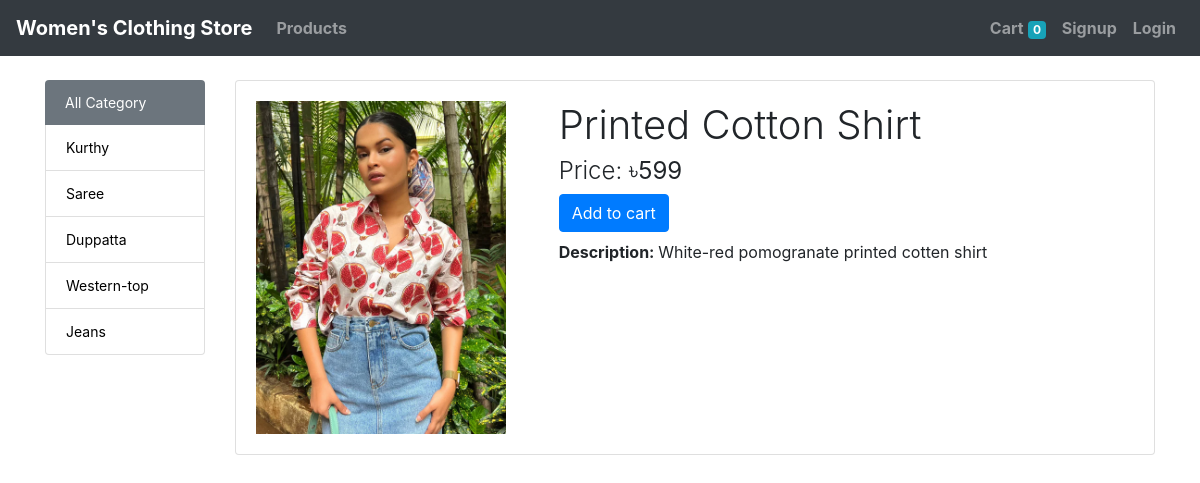
The page /?id=7 on the database its author committed.
### store/models/category.py (models this page shows, shortened)
class Category(models.Model):
	name = models.CharField(max_length=20)
	@staticmethod
	def getAllCategory():
		return Category.objects.all()

### store/models/product.py (models this page shows, shortened)
class Product(models.Model):
	name = models.CharField(max_length=220)
	price = models.IntegerField(default=0)
	category = models.ForeignKey(Category,on_delete=models.CASCADE,default=1)
	description = models.TextField()
	image = models.ImageField(upload_to='upload/products')
	date = models.DateTimeField(auto_now_add=True)
	@staticmethod
	def getAllProduct():
		return Product.objects.all()

### store/views/home.py (the view, shortened to what this page needs)
# urls.py: path('',Home.as_view(), name='home'),
class Home(View):
	def get(self,request):
		cart = request.session.get('cart')
		categories = Category.getAllCategory()
		products = Product.getAllProduct().order_by('-id')
		if request.GET.get('id'):
			filterProductById = Product.objects.get(id=int(request.GET.get('id')))
			return render(request, 'productDetail.html',{"product":filterProductById,"categories":categories})

### store/templatetags/cart.py (called while the page is built)
@register.filter(name="currency")
def currency(number):
	return "৳"+str(number)

### store/templates/productDetail.html (shortened to what this page needs)
{% extends 'base.html' %}
{% load cart %}
{% block content %}
<div class="container">
    <div class="row">
        <div class="col-md-2 mb-3">
            <ul class="list-group">
                <li class="list-group-item active bg-secondary border-0"><a style="text-decoration:none; color:white;" href="/">All Category</a></li>
            	{% for category in categories %}
                <li class="list-group-item"><a style="text-decoration:none; color:black;" href="/?category_id={{ category.id }}">{{ category.name }}</a></li>
				{% endfor %}
            </ul>
        </div>
        <div class="col-md-10">
            	{% if product  %}
                    <div class="card">
                        <div class="card-body">
                            <div class="row">
                                <div class="col-md-4">
                                    <img src="{{ product.image.url }}" height="100%;" width="250px" alt="{{ product.name }}">
                                </div>
                                <div class="col-md-8">
                                    <div>
                                        <h1 class="font-weight-light">{{ product.name }}</h1>
                                        <h4 class="font-weight-light">Price: <strong>{{ product.price|currency }}</strong></h4>
                                         <form action="/#{{ product.id }}" method="POST">
                                            {% if product|is_in_cart:request.session.cart %}
                                            <a class="btn btn-warning" href="/cart">Go to cart </a>
                                            {% else %}
                                            <input class="btn btn-primary" type="submit" value="Add to cart">
                                            {% endif %}
                                        </form>
                                        <p class="mt-2"><strong>Description: </strong> {{ product.description }}</p>
                                    </div>
                                </div>
                            </div>
                        </div>
                    </div>
                {% endif %}
        </div>
    </div>
</div>
{% endblock %}

### store/static/css/style.css (style rules this page uses)
.list-group { font-size:14px; }

### rows shown on the page
Category: name "Kurthy"
Category: name "Saree"
Category: name "Duppatta"
Category: name "Western-top"
Category: name "Jeans"
Product: image (picture), name "Printed Cotton Shirt", price "৳599", description "White-red pomogranate printed cotten shirt"

### other values the page prints
{{ request.session.cart.keys|length }} "0"
